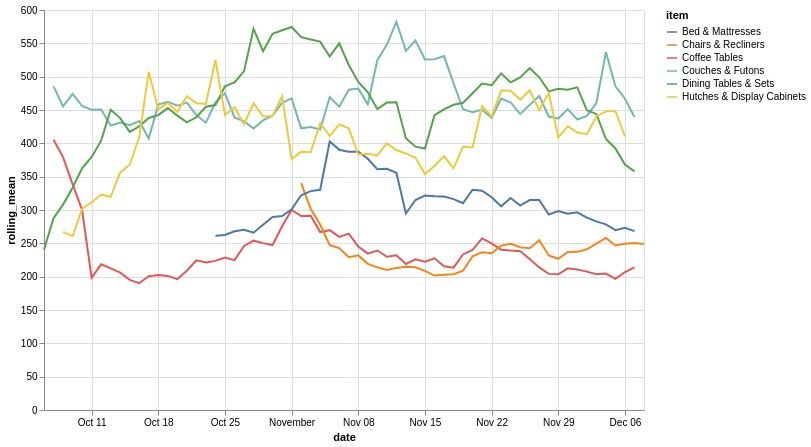

Write a Vega-Lite specification for this figure.
### Vega-Lite specification from a JSON file in a GitHub repository (floating-point values rounded to 4 significant figures; data arrays with more than 128 entries replaced by an {"elided": "..."} marker saying what was removed)
{"config": {"view": {"continuousWidth": 400, "continuousHeight": 300}}, "layer": [{"data": {"name": "data-d5ed2ea06f88e7b552ae4f09b4b532a7"}, "mark": "line", "encoding": {"color": {"type": "nominal", "field": "item"}, "x": {"type": "temporal", "field": "date"}, "y": {"type": "quantitative", "field": "rolling_mean"}}, "transform": [{"window": [{"op": "mean", "field": "price", "as": "rolling_mean"}], "frame": [-4, 3]}]}, {"data": {"name": "data-d751713988987e9331980363e24189ce"}, "mark": {"type": "line", "color": "black", "size": 5}, "encoding": {"x": {"type": "temporal", "field": "date"}, "y": {"type": "quantitative", "field": "rolling_mean"}}, "transform": [{"window": [{"op": "mean", "field": "price", "as": "rolling_mean"}], "frame": [-4, 3]}]}], "height": 400, "width": 600, "$schema": "https://vega.github.io/schema/vega-lite/v4.8.1.json", "datasets": {"data-d5ed2ea06f88e7b552ae4f09b4b532a7": {"elided": "329 records"}, "data-d751713988987e9331980363e24189ce": []}}
